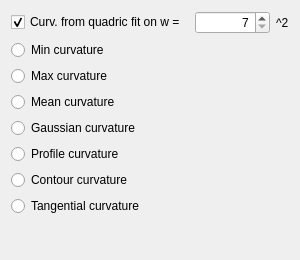
          <widget class="QWidget" name="pageCurvatures">
           <property name="geometry">
            <rect>
             <x>0</x>
             <y>0</y>
             <width>300</width>
             <height>260</height>
            </rect>
           </property>
           <attribute name="label">
            <string>Local: curvatures</string>
           </attribute>
           <layout class="QVBoxLayout" name="verticalLayout_6">
            <item>
             <layout class="QHBoxLayout" name="horizontalLayout_9">
              <item>
               <widget class="QCheckBox" name="dem_curv_fromQuadrics">
                <property name="text">
                 <string>Curv. from quadric fit on w = </string>
                </property>
                <property name="checked">
                 <bool>true</bool>
                </property>
               </widget>
              </item>
              <item>
               <widget class="QSpinBox" name="dem_curv_fromQuadrics_w">
                <property name="alignment">
                 <set>Qt::AlignmentFlag::AlignRight|Qt::AlignmentFlag::AlignTrailing|Qt::AlignmentFlag::AlignVCenter</set>
                </property>
                <property name="suffix">
                 <string/>
                </property>
                <property name="minimum">
                 <number>7</number>
                </property>
                <property name="maximum">
                 <number>1001</number>
                </property>
                <property name="singleStep">
                 <number>2</number>
                </property>
                <property name="value">
                 <number>7</number>
                </property>
               </widget>
              </item>
              <item>
               <widget class="QLabel" name="label_14">
                <property name="sizePolicy">
                 <sizepolicy hsizetype="Fixed" vsizetype="Preferred">
                  <horstretch>0</horstretch>
                  <verstretch>0</verstretch>
                 </sizepolicy>
                </property>
                <property name="text">
                 <string>^2</string>
                </property>
               </widget>
              </item>
             </layout>
            </item>
            <item>
             <widget class="QRadioButton" name="dem_curvMin">
              <property name="text">
               <string>Min curvature</string>
              </property>
             </widget>
            </item>
            <item>
             <widget class="QRadioButton" name="dem_curvMax">
              <property name="text">
               <string>Max curvature</string>
              </property>
             </widget>
            </item>
            <item>
             <widget class="QRadioButton" name="dem_curvMean">
              <property name="text">
               <string>Mean curvature</string>
              </property>
             </widget>
            </item>
            <item>
             <widget class="QRadioButton" name="dem_curvGaussian">
              <property name="text">
               <string>Gaussian curvature</string>
              </property>
             </widget>
            </item>
            <item>
             <widget class="QRadioButton" name="dem_curvProfile">
              <property name="text">
               <string>Profile curvature</string>
              </property>
             </widget>
            </item>
            <item>
             <widget class="QRadioButton" name="dem_curvContour">
              <property name="text">
               <string>Contour curvature</string>
              </property>
             </widget>
            </item>
            <item>
             <widget class="QRadioButton" name="dem_curvTangent">
              <property name="text">
               <string>Tangential curvature</string>
              </property>
             </widget>
            </item>
            <item>
             <spacer name="verticalSpacer_7">
              <property name="orientation">
               <enum>Qt::Orientation::Vertical</enum>
              </property>
              <property name="sizeHint" stdset="0">
               <size>
                <width>20</width>
                <height>40</height>
               </size>
              </property>
             </spacer>
            </item>
           </layout>
          </widget>
